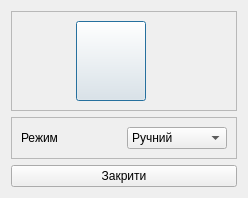
<?xml version="1.0" encoding="UTF-8"?>
<ui version="4.0">
 <class>dlgVbCtrl</class>
 <widget class="QDialog" name="dlgVbCtrl">
  <property name="geometry">
   <rect>
    <x>0</x>
    <y>0</y>
    <width>248</width>
    <height>190</height>
   </rect>
  </property>
  <property name="windowTitle">
   <string>Клапан продувки</string>
  </property>
  <layout class="QVBoxLayout" name="verticalLayout">
   <item>
    <widget class="QFrame" name="frame_2">
     <property name="frameShape">
      <enum>QFrame::StyledPanel</enum>
     </property>
     <property name="frameShadow">
      <enum>QFrame::Raised</enum>
     </property>
     <layout class="QHBoxLayout" name="horizontalLayout_2">
      <item>
       <spacer name="horizontalSpacer">
        <property name="orientation">
         <enum>Qt::Horizontal</enum>
        </property>
        <property name="sizeHint" stdset="0">
         <size>
          <width>59</width>
          <height>20</height>
         </size>
        </property>
       </spacer>
      </item>
      <item>
       <widget class="QPushButton" name="Q">
        <property name="sizePolicy">
         <sizepolicy hsizetype="Minimum" vsizetype="Minimum">
          <horstretch>0</horstretch>
          <verstretch>0</verstretch>
         </sizepolicy>
        </property>
        <property name="minimumSize">
         <size>
          <width>70</width>
          <height>80</height>
         </size>
        </property>
        <property name="text">
         <string/>
        </property>
        <property name="icon">
         <iconset resource="mnemo/mnemo.qrc">
          <normaloff>:/pict/klapan_diskrette_vert_off_na_25x46.png</normaloff>:/pict/klapan_diskrette_vert_off_na_25x46.png</iconset>
        </property>
        <property name="iconSize">
         <size>
          <width>25</width>
          <height>46</height>
         </size>
        </property>
       </widget>
      </item>
      <item>
       <widget class="QCheckBox" name="I">
        <property name="styleSheet">
         <string notr="true">QCheckBox{
min-width: 21px;
min-height: 26px;
max-width: 21px;
max-height: 26px;
}
QCheckBox:checked
{
	image: url(:/pict/bool_green_true_48x48.png);
}

QCheckBox:unchecked
{
	image: url(:/pict/bool_green_false_48x48.png);
}

QCheckBox:indicator
{
	background: rgba(0, 0, 0, 0);
}
</string>
        </property>
        <property name="text">
         <string/>
        </property>
        <property name="checkable">
         <bool>true</bool>
        </property>
        <property name="checked">
         <bool>false</bool>
        </property>
       </widget>
      </item>
      <item>
       <spacer name="horizontalSpacer_2">
        <property name="orientation">
         <enum>Qt::Horizontal</enum>
        </property>
        <property name="sizeHint" stdset="0">
         <size>
          <width>58</width>
          <height>20</height>
         </size>
        </property>
       </spacer>
      </item>
     </layout>
    </widget>
   </item>
   <item>
    <widget class="QFrame" name="frame">
     <property name="sizePolicy">
      <sizepolicy hsizetype="Preferred" vsizetype="Fixed">
       <horstretch>0</horstretch>
       <verstretch>0</verstretch>
      </sizepolicy>
     </property>
     <property name="frameShape">
      <enum>QFrame::StyledPanel</enum>
     </property>
     <property name="frameShadow">
      <enum>QFrame::Raised</enum>
     </property>
     <layout class="QHBoxLayout" name="horizontalLayout">
      <item>
       <widget class="QLabel" name="label">
        <property name="text">
         <string>Режим</string>
        </property>
       </widget>
      </item>
      <item>
       <widget class="QComboBox" name="en_p">
        <item>
         <property name="text">
          <string>Ручний</string>
         </property>
        </item>
        <item>
         <property name="text">
          <string>Автомат</string>
         </property>
        </item>
       </widget>
      </item>
     </layout>
    </widget>
   </item>
   <item>
    <widget class="QPushButton" name="Exit">
     <property name="text">
      <string>Закрити</string>
     </property>
    </widget>
   </item>
  </layout>
 </widget>
 <resources>
  <include location="mnemo/mnemo.qrc"/>
 </resources>
 <connections>
  <connection>
   <sender>Exit</sender>
   <signal>clicked()</signal>
   <receiver>dlgVbCtrl</receiver>
   <slot>accept()</slot>
   <hints>
    <hint type="sourcelabel">
     <x>123</x>
     <y>174</y>
    </hint>
    <hint type="destinationlabel">
     <x>123</x>
     <y>94</y>
    </hint>
   </hints>
  </connection>
 </connections>
</ui>
